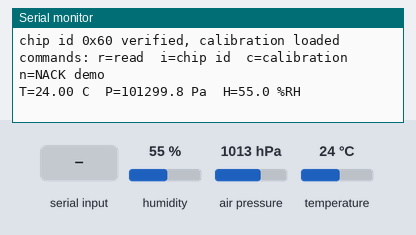
Simulated run of this sketch. Board: ESP32. On the bench: the last lines printed to the serial monitor. Wiring (inferred from the names in the program): BME280 sensor at I2C address 0x76. The test bench sets the inputs (shaded band); at power-on: humidity 55 %, air pressure 1013 hPa, temperature 24 °C.

Above: at 1.2 s.
1.3 s: "i\n" received over Serial
At 2.5 s:
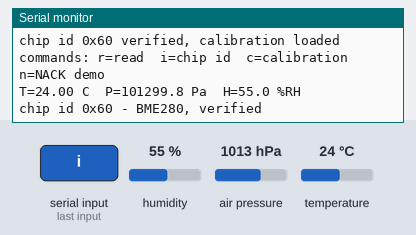
2.8 s: "c\n" received over Serial
At 4.0 s:
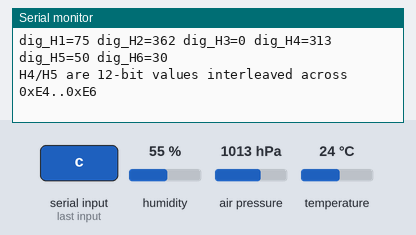
4.3 s: "n\n" received over Serial
At 5.0 s:
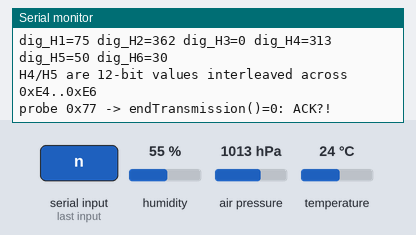
5.8 s: "1\n" received over Serial
At 6.1 s:
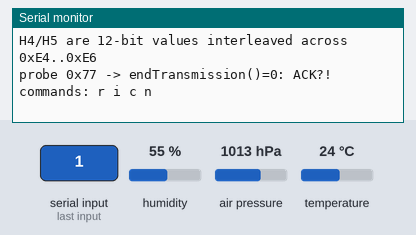

Measured:
- after the input at 1.3 s, the serial monitor: prints a new line at once (image 1)
- after the input at 2.8 s, the serial monitor: prints a new line at once (image 2)
- after the input at 4.3 s, the serial monitor: prints a new line at once (image 3)
- after the input at 5.8 s, the serial monitor: prints a new line at once (image 4)

The sketch:

sketch.ino
```cpp
/*
 * browser-demo/sketch.ino - Arduino-core port of bme280-driver-from-
 * datasheet, for the shareable Wokwi project. A DEMO, not the driver.
 *
 * Wokwi's browser editor compiles Arduino, not ESP-IDF, so this port
 * exists to give the README a click-to-run link. Two honest differences
 * from the canonical code in main/:
 *
 *  1. The transport here is Wire.h - the Arduino core's I2C driver -
 *     because the point of the browser demo is the sensor and the shell
 *     responding, not the bus layer. The canonical driver takes an
 *     injected ops struct and its every failure path is fault-injected
 *     and coverage-gated on the host; none of that machinery is here.
 *  2. The register map, calibration parsing (including the split
 *     dig_H4/dig_H5) and section 8.2 fixed-point compensation are the
 *     same arithmetic, pasted inline (a sketch is one file). If the two
 *     ever disagree, main/bme280.c is right.
 *
 * Type into the serial monitor:  r = read   i = chip id
 *                                c = calibration dump   n = NACK demo
 */
#include <Arduino.h>
#include <Wire.h>

#define BME_ADDR   0x76
#define REG_ID     0xD0
#define REG_RESET  0xE0
#define REG_CTRLH  0xF2
#define REG_STATUS 0xF3
#define REG_CTRLM  0xF4
#define REG_DATA   0xF7

/* ---- calibration, parsed exactly as main/bme280.c does ------------------ */
static uint16_t dig_T1;
static int16_t dig_T2, dig_T3;
static uint16_t dig_P1;
static int16_t dig_P2, dig_P3, dig_P4, dig_P5, dig_P6, dig_P7, dig_P8, dig_P9;
static uint8_t dig_H1, dig_H3;
static int16_t dig_H2, dig_H4, dig_H5;
static int8_t dig_H6;
static int32_t t_fine;

static bool readRegs(uint8_t reg, uint8_t *buf, size_t len)
{
  Wire.beginTransmission(BME_ADDR);
  Wire.write(reg);
  if (Wire.endTransmission(false) != 0) return false;
  if (Wire.requestFrom((int)BME_ADDR, (int)len) != (int)len) return false;
  for (size_t i = 0; i < len; i++) buf[i] = Wire.read();
  return true;
}

static bool writeReg(uint8_t reg, uint8_t val)
{
  Wire.beginTransmission(BME_ADDR);
  Wire.write(reg);
  Wire.write(val);
  return Wire.endTransmission() == 0;
}

static uint16_t leU16(const uint8_t *p) { return (uint16_t)(p[1] << 8 | p[0]); }
static int16_t leS16(const uint8_t *p) { return (int16_t)leU16(p); }

static bool readCalibration()
{
  uint8_t b0[26], b1[7];
  if (!readRegs(0x88, b0, 26) || !readRegs(0xE1, b1, 7)) return false;
  dig_T1 = leU16(b0 + 0);   /* UNSIGNED - the classic trap */
  dig_T2 = leS16(b0 + 2);
  dig_T3 = leS16(b0 + 4);
  dig_P1 = leU16(b0 + 6);   /* also unsigned */
  dig_P2 = leS16(b0 + 8);  dig_P3 = leS16(b0 + 10); dig_P4 = leS16(b0 + 12);
  dig_P5 = leS16(b0 + 14); dig_P6 = leS16(b0 + 16); dig_P7 = leS16(b0 + 18);
  dig_P8 = leS16(b0 + 20); dig_P9 = leS16(b0 + 22);
  dig_H1 = b0[25];
  dig_H2 = leS16(b1 + 0);
  dig_H3 = b1[2];
  /* the split: 0xE4=H4[11:4], 0xE5 low=H4[3:0], 0xE5 high=H5[3:0],
     0xE6=H5[11:4]; the sign bit lives in the [11:4] byte */
  dig_H4 = (int16_t)(((int16_t)(int8_t)b1[3] << 4) | (b1[4] & 0x0F));
  dig_H5 = (int16_t)(((int16_t)(int8_t)b1[5] << 4) | (b1[4] >> 4));
  dig_H6 = (int8_t)b1[6];
  return true;
}

/* ---- section 8.2 fixed point, same arithmetic as main/bme280.c ---------- */
static int32_t compT(int32_t adc_T)
{
  int32_t var1 = ((((adc_T >> 3) - ((int32_t)dig_T1 << 1))) *
                  ((int32_t)dig_T2)) >> 11;
  int32_t var2 = (((((adc_T >> 4) - ((int32_t)dig_T1)) *
                    ((adc_T >> 4) - ((int32_t)dig_T1))) >> 12) *
                  ((int32_t)dig_T3)) >> 14;
  t_fine = var1 + var2;
  return (t_fine * 5 + 128) >> 8;
}

static uint32_t compP(int32_t adc_P)
{
  int64_t var1 = ((int64_t)t_fine) - 128000;
  int64_t var2 = var1 * var1 * (int64_t)dig_P6;
  var2 = var2 + ((var1 * (int64_t)dig_P5) << 17);
  var2 = var2 + (((int64_t)dig_P4) << 35);
  var1 = ((var1 * var1 * (int64_t)dig_P3) >> 8) +
         ((var1 * (int64_t)dig_P2) << 12);
  var1 = (((((int64_t)1) << 47) + var1)) * ((int64_t)dig_P1) >> 33;
  if (var1 == 0) return 0;
  int64_t p = 1048576 - adc_P;
  p = (((p << 31) - var2) * 3125) / var1;
  var1 = (((int64_t)dig_P9) * (p >> 13) * (p >> 13)) >> 25;
  var2 = (((int64_t)dig_P8) * p) >> 19;
  p = ((p + var1 + var2) >> 8) + (((int64_t)dig_P7) << 4);
  return (uint32_t)p;
}

static uint32_t compH(int32_t adc_H)
{
  int32_t v = (t_fine - ((int32_t)76800));
  v = (((((adc_H << 14) - (((int32_t)dig_H4) << 20) -
          (((int32_t)dig_H5) * v)) + ((int32_t)16384)) >> 15) *
       (((((((v * ((int32_t)dig_H6)) >> 10) *
            (((v * ((int32_t)dig_H3)) >> 11) + ((int32_t)32768))) >> 10) +
         ((int32_t)2097152)) * ((int32_t)dig_H2) + 8192) >> 14));
  v = (v - (((((v >> 15) * (v >> 15)) >> 7) * ((int32_t)dig_H1)) >> 4));
  v = (v < 0 ? 0 : v);
  v = (v > 419430400 ? 419430400 : v);
  return (uint32_t)(v >> 12);
}

/* ---- shell --------------------------------------------------------------- */
static void doRead()
{
  /* forced mode: one conversion, then read all 8 data bytes in a burst */
  writeReg(REG_CTRLH, 0x01);          /* osrs_h x1 */
  writeReg(REG_CTRLM, 0x25);          /* osrs_t x1, osrs_p x1, forced */
  uint8_t status = 0x08;
  for (int i = 0; i < 50 && (status & 0x08); i++) {
    readRegs(REG_STATUS, &status, 1);
    delay(2);
  }
  uint8_t d[8];
  if (!readRegs(REG_DATA, d, 8)) { Serial.println("read failed (bus)"); return; }
  int32_t adc_P = (int32_t)((uint32_t)d[0] << 12 | (uint32_t)d[1] << 4 | d[2] >> 4);
  int32_t adc_T = (int32_t)((uint32_t)d[3] << 12 | (uint32_t)d[4] << 4 | d[5] >> 4);
  int32_t adc_H = (int32_t)((uint32_t)d[6] << 8 | d[7]);
  int32_t t = compT(adc_T);
  uint32_t p = compP(adc_P);
  uint32_t h = compH(adc_H);
  Serial.printf("T=%ld.%02d C  P=%.1f Pa  H=%.1f %%RH\n",
                (long)(t / 100), (int)abs((int)(t % 100)),
                p / 256.0, h / 1024.0);
}

static void doId()
{
  uint8_t id = 0;
  if (!readRegs(REG_ID, &id, 1)) { Serial.println("id read failed (bus)"); return; }
  Serial.printf("chip id 0x%02X - %s\n", id,
                id == 0x60 ? "BME280, verified" :
                id == 0x58 ? "that's a BMP280 (no humidity)!" :
                id == 0xFF ? "0xFF = stuck/empty bus, NOT a sensor" :
                "unknown part");
}

static void doCal()
{
  Serial.printf("dig_T1=%u (unsigned!) dig_T2=%d dig_T3=%d\n",
                dig_T1, dig_T2, dig_T3);
  Serial.printf("dig_P1=%u (unsigned!) dig_P2=%d ... dig_P9=%d\n",
                dig_P1, dig_P2, dig_P9);
  Serial.printf("dig_H1=%u dig_H2=%d dig_H3=%u dig_H4=%d dig_H5=%d dig_H6=%d\n",
                dig_H1, dig_H2, dig_H3, dig_H4, dig_H5, dig_H6);
  Serial.println("H4/H5 are 12-bit values interleaved across 0xE4..0xE6");
}

static void doNack()
{
  Wire.beginTransmission(0x77);       /* SDO-high address: nothing there */
  uint8_t rc = Wire.endTransmission();
  Serial.printf("probe 0x77 -> endTransmission()=%u: %s\n", rc,
                rc == 0 ? "ACK?!" : "address NACK - nothing lives there");
}

void setup()
{
  Serial.begin(115200);
  Wire.begin(21, 22);
  Serial.println("\nBME280 from the datasheet - browser demo (Arduino port)");
  uint8_t id = 0;
  if (!readRegs(REG_ID, &id, 1) || id != 0x60) {
    Serial.printf("init failed: chip id 0x%02X (want 0x60)\n", id);
    return;
  }
  writeReg(REG_RESET, 0xB6);
  delay(5);
  if (!readCalibration()) { Serial.println("calibration read failed"); return; }
  Serial.println("chip id 0x60 verified, calibration loaded");
  Serial.println("commands: r=read  i=chip id  c=calibration  n=NACK demo");
  doRead();
}

void loop()
{
  if (!Serial.available()) return;
  char cmd = Serial.read();
  switch (cmd) {
    case 'r': doRead(); break;
    case 'i': doId(); break;
    case 'c': doCal(); break;
    case 'n': doNack(); break;
    case '\n': case '\r': break;
    default: Serial.println("commands: r i c n"); break;
  }
}
```
